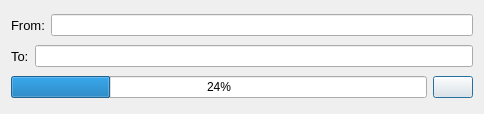
<?xml version="1.0" encoding="UTF-8"?>
<ui version="4.0">
 <class>CopyingStatusWindow</class>
 <widget class="QDialog" name="CopyingStatusWindow">
  <property name="geometry">
   <rect>
    <x>0</x>
    <y>0</y>
    <width>484</width>
    <height>114</height>
   </rect>
  </property>
  <property name="windowTitle">
   <string>Copying files...</string>
  </property>
  <layout class="QGridLayout" name="gridLayout">
   <item row="0" column="0">
    <layout class="QHBoxLayout" name="horizontalLayout">
     <item>
      <widget class="QLabel" name="label">
       <property name="font">
        <font>
         <pointsize>10</pointsize>
        </font>
       </property>
       <property name="text">
        <string>From:</string>
       </property>
      </widget>
     </item>
     <item>
      <widget class="QLineEdit" name="lineEdit">
       <property name="readOnly">
        <bool>true</bool>
       </property>
      </widget>
     </item>
    </layout>
   </item>
   <item row="1" column="0">
    <layout class="QHBoxLayout" name="horizontalLayout_2">
     <item>
      <widget class="QLabel" name="label_2">
       <property name="font">
        <font>
         <pointsize>10</pointsize>
        </font>
       </property>
       <property name="text">
        <string>To:</string>
       </property>
      </widget>
     </item>
     <item>
      <widget class="QLineEdit" name="lineEdit_2">
       <property name="readOnly">
        <bool>true</bool>
       </property>
      </widget>
     </item>
    </layout>
   </item>
   <item row="2" column="0">
    <layout class="QHBoxLayout" name="horizontalLayout_3">
     <item>
      <widget class="QProgressBar" name="progressBar">
       <property name="value">
        <number>24</number>
       </property>
      </widget>
     </item>
     <item>
      <widget class="QPushButton" name="pauseResume">
       <property name="text">
        <string/>
       </property>
       <property name="icon">
        <iconset resource="icons.qrc">
         <normaloff>:/icons/pause.png</normaloff>:/icons/pause.png</iconset>
       </property>
      </widget>
     </item>
    </layout>
   </item>
  </layout>
 </widget>
 <resources>
  <include location="icons.qrc"/>
 </resources>
 <connections/>
</ui>
